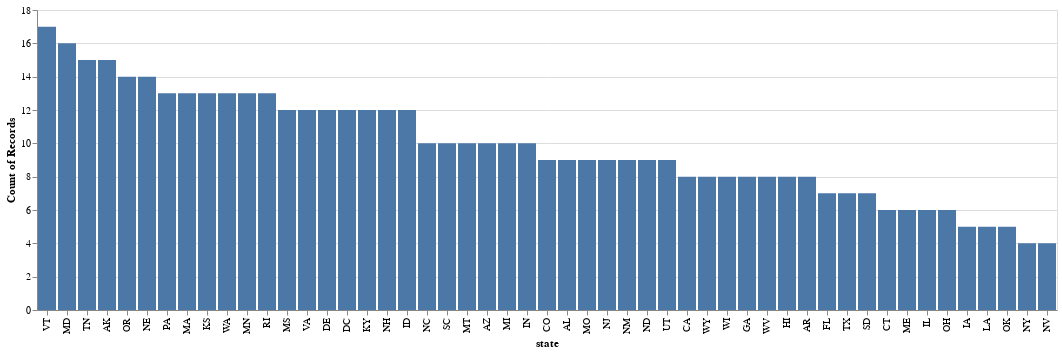

Write notebook code for a chart like this one.
### Markdown cell above
### Distribution of States

### Code cell
alt.Chart(patient).mark_bar().encode(
    alt.X("state:N", sort="-y"),
    y='count()',
)

### Figure 1 — Vega-Lite specification as saved in the notebook (floating-point values rounded to 4 significant figures; data arrays with more than 128 entries replaced by an {"elided": "..."} marker saying what was removed)
{"config": {"view": {"continuousWidth": 400, "continuousHeight": 300}}, "data": {"name": "data-ed8f594bd59f45c908dec30e071cc85b"}, "mark": "bar", "encoding": {"x": {"type": "nominal", "field": "state", "sort": "-y"}, "y": {"type": "quantitative", "aggregate": "count"}}, "$schema": "https://vega.github.io/schema/vega-lite/v4.0.2.json", "datasets": {"data-ed8f594bd59f45c908dec30e071cc85b": {"elided": "500 records"}}}
